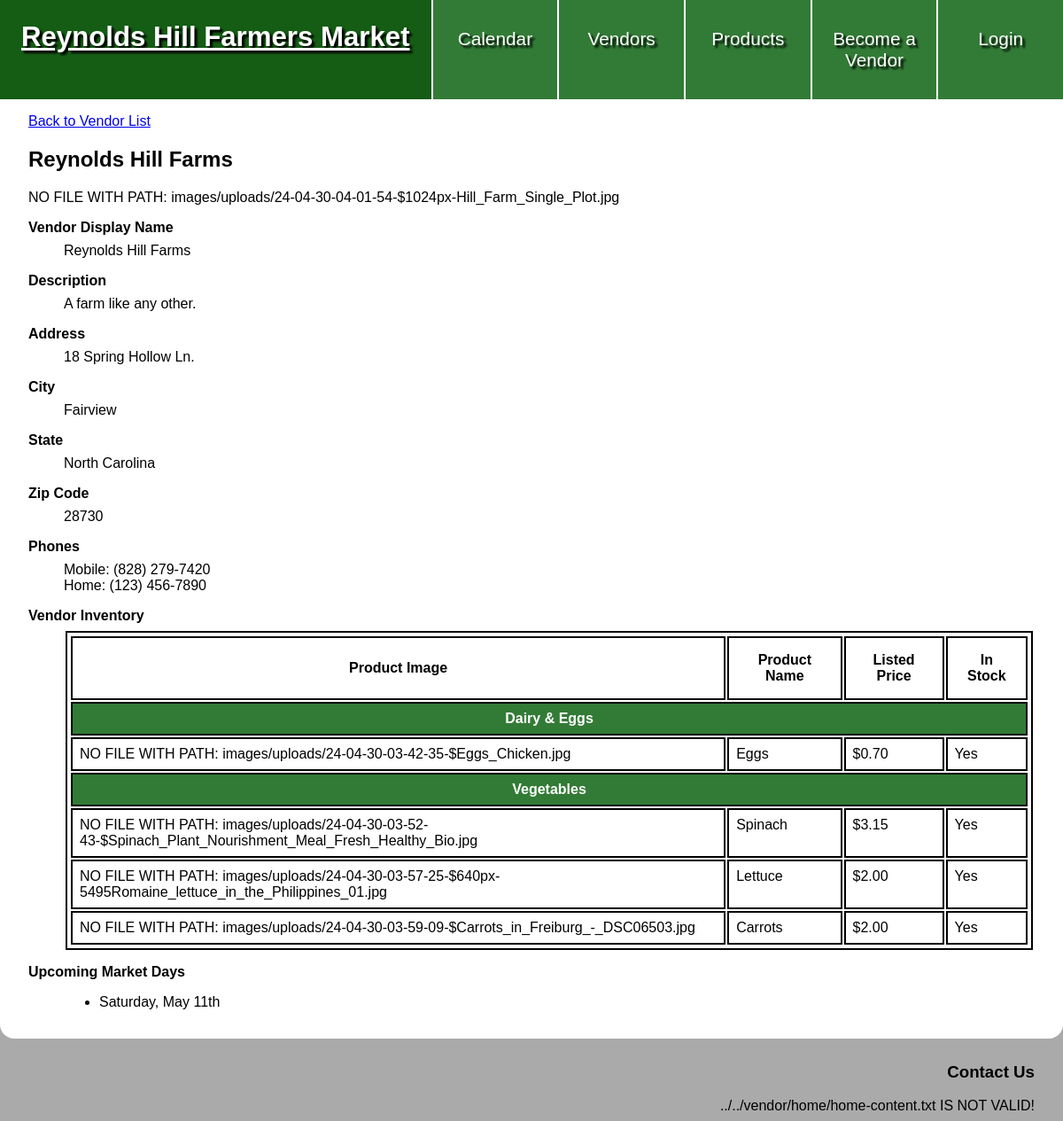
The app's page /vendors/show.php?id=1 with its own data.
### tables this page shows
CREATE TABLE `vendors` (
  `vendor_id` int NOT NULL,
  `vd_user_id` int DEFAULT NULL,
  `vendor_display_name` varchar(50) NOT NULL,
  `vendor_desc` text NOT NULL,
  `address` varchar(255) NOT NULL,
  `city` varchar(255) NOT NULL,
  `vd_state_id` int NOT NULL,
  `zip` int NOT NULL,
  `is_pending` tinyint(1) NOT NULL
);

CREATE TABLE `images` (
  `image_id` int NOT NULL,
  `im_user_id` int NOT NULL,
  `content` varchar(255) NOT NULL,
  `upload_date` datetime NOT NULL DEFAULT CURRENT_TIMESTAMP,
  `alt_text` text,
  `im_vendor_id` int DEFAULT NULL,
  `im_product_id` int DEFAULT NULL,
  `image_purpose` varchar(255) DEFAULT NULL
);

CREATE TABLE `states` (
  `state_id` int NOT NULL,
  `state_name` varchar(50) NOT NULL
);

CREATE TABLE `phone_numbers` (
  `phone_id` int NOT NULL,
  `ph_vendor_id` int NOT NULL,
  `phone_number` char(10) NOT NULL,
  `phone_type` enum('home','mobile','work') NOT NULL
);

CREATE TABLE `vendor_inventory` (
  `inventory_id` int NOT NULL,
  `inv_vendor_id` int NOT NULL,
  `inv_product_id` int NOT NULL,
  `listing_price` decimal(10,2) DEFAULT NULL,
  `in_stock` tinyint(1) NOT NULL
);

CREATE TABLE `products` (
  `product_id` int NOT NULL,
  `prd_category_id` int NOT NULL,
  `product_name` varchar(50) NOT NULL
);

CREATE TABLE `calendar` (
  `calendar_id` int NOT NULL,
  `date` date NOT NULL
);

### private/classes/Vendor.class.php (called while the page is built, shortened)
<?php
class Vendor extends DatabaseObject
{
  static protected $table_name = 'vendors';
  public $vendor_id;
  public $vd_state_id;
  public function __construct($args = [])
  {
    $this->vd_state_id = $args['vd_state_id'] ?? '';
  }
  public function populate_state()
  {
    $sql = "SELECT state_name ";
    $sql .= "FROM states ";
    $sql .= "WHERE state_id = " . $this->vd_state_id . ";";
    $result = self::$database->query($sql);
  }
  public function populate_phones()
  {
    $sql = "SELECT phone_id, phone_number, phone_type ";
    $sql .= "FROM phone_numbers ";
    $sql .= "WHERE ph_vendor_id =" . $this->vendor_id . ";";
    $result = self::$database->query($sql);
    while ($row = $result->fetch_assoc()) {
      foreach ($row as $property => $value) {
        if ($property === 'phone_id') {
          $phone_id = $value;
        } elseif ($property === 'phone_number') {
          $phone_number = $value;
        } elseif ($property === 'phone_type') {
          $phone_type = $value;
        }
      }
    }
  }
  public function populate_dates()
  {
    $this->listed_dates = CalendarDate::find_by_vendor($this->vendor_id);
  }
  public function populate_inventory()
  {
    $this->vendor_inventory = VendorInventory::find_by_vendor($this->vendor_id);
  }
  static public function populate_full($vendor_id)
  {
    $sql = "SELECT * FROM " . static::$table_name . " ";
    $sql .= "WHERE vendor_id = " . $vendor_id . ";";
    $vendor_object = static::find_by_sql($sql)[0];
    $vendor_object->populate_state();
    $vendor_object->populate_phones();
    $vendor_object->populate_inventory();
    $vendor_object->populate_dates();
    return $vendor_object;
  }
}

### private/classes/DatabaseObject.class.php (called while the page is built, shortened)
<?php
class DatabaseObject {
  static protected $database;
  static public function set_database($database) {
    self::$database = $database;
  }
  static public function find_by_sql($sql) {
    $result = self::$database->query($sql);
    $object_array = [];
    while($record = $result->fetch_assoc()) {
      $object_array[] = static::instantiate($record);
    }
    if(count($object_array) > 0){
      return $object_array;
    } else {
      return false;
    }
  }
  static protected function instantiate($record) {
    $object = new static;
    foreach($record as $property => $value) {
      if(property_exists($object, $property)) {
        $object->$property = $value;
      }
    }
    return $object;
  }
}
?>

### private/classes/Product.class.php (called while the page is built, shortened)
<?php
class Product extends DatabaseObject {
  static public function find_by_id($product_id) {
    $sql = "SELECT p.product_id, p.prd_category_id, c.category_name, p.product_name ";
    $sql .= "FROM products p, product_categories c ";
    $sql .= "WHERE p.prd_category_id = c.category_id ";
    $sql .= "AND p.product_id = '" . $product_id . "';";
    $result = static::find_by_sql($sql);
    if($result){
      return $result[0];
    } else {
      return false;
    }
  }
}
?>

### private/classes/CalendarDate.class.php (called while the page is built, shortened)
<?php
class CalendarDate extends DatabaseObject {
  static public function find_date_by_sql($sql) {
    $result = self::$database->query($sql);
    $object_array = [];
    while($row = $result->fetch_assoc()) {
      $object = new static;
      foreach($row as $property => $value) {
        if(property_exists($object, $property)) {
          $object->$property = $value;
        }
      }
    $object_array[$object->calendar_id] = $object;
    }
    return $object_array;
  }
  static public function find_by_vendor($vendor_id) {
    $sql = "SELECT c.calendar_id, c.date ";
    $sql .= "FROM calendar c, calendar_listing li ";
    $sql .= "WHERE c.calendar_id = li.li_calendar_id ";
    $sql .= "AND li.li_vendor_id = " . $vendor_id . " ";
    $sql .= "AND c.date >= '" . date("Y-m-d") . "';";
    return static::find_date_by_sql($sql);
  }
}
?>

### public/vendors/show.php (the view, shortened to what this page needs)
<?php
$vendor_id = h($_GET['id']);
$vendor = Vendor::populate_full($vendor_id);
$vendor_images = Image::find_by_vendor($vendor_id);
if ($vendor_images) {
  $profile_images = Image::filter_by_purpose($vendor_images, "profile");
  $inventory_images = Image::filter_by_purpose($vendor_images, "inventory");
  if ($inventory_images) {
    $inventory_images_by_product_id = [];
    foreach ($inventory_images as $image) {
      $inventory_images_by_product_id[$image->im_product_id] = $image;
    }
  }
}
?>
<?php include(SHARED_PATH . '/public_header.php'); ?>
<main class="show">
  <a href="<?php echo url_for('vendors.php'); ?>">Back to Vendor List</a>
  <h2><?php echo $vendor->vendor_display_name; ?></h2>
  <?php
  if (isset($profile_images)) {
    foreach ($profile_images as $profile_image) {
      $profile_image->print_image(600, 400);
    }
  }
  ?>
  <dl>
    <dt>Vendor Display Name</dt>
    <dd><?php echo $vendor->vendor_display_name; ?></dd>
    <dt>Description</dt>
    <dd><?php echo (!is_blank($vendor->vendor_desc)) ? $vendor->vendor_desc : 'This vendor does not currently have a description.'; ?></dd>
    <dt>Address</dt>
    <dd><?php echo $vendor->address; ?></dd>
    <dt>City</dt>
    <dd><?php echo $vendor->city; ?></dd>
    <dt>State</dt>
    <dd><?php echo $vendor->state; ?></dd>
    <dt>Zip Code</dt>
    <dd><?php echo $vendor->zip; ?></dd>
    <dt>Phones</dt>
    <?php
    if (count($vendor->phone_numbers) > 0) {
      foreach ($vendor->phone_numbers as $phone) {
        echo "<dd>" . ucwords($phone['phone_type']) . ": " . Vendor::phone_to_string($phone['phone_number']) . "</dd>";
      }
    } else {
      echo '<dd>This vendor does not currently have any listed phone numbers.</dd>';
    }
    ?>
    <dt>Vendor Inventory</dt>
    <dd>
      <?php
      if ($vendor->vendor_inventory) {
        $sorted_inventory_array = VendorInventory::sort_into_categories($vendor->vendor_inventory);
        VendorInventory::create_products_table($sorted_inventory_array, $inventory_images_by_product_id ?? []);
      } else {
        echo '<p>This vendor does not currently have any listed inventory.</p>';
      }
      ?>
    </dd>
    <dt>Upcoming Market Days</dt>
    <dd>
      <ul>
        <?php
        if (count($vendor->listed_dates) > 0) {
          foreach ($vendor->listed_dates as $listed_date) {
            echo "<li>" . $listed_date->print_date() . "</li>";
          }
        } else {
          echo '<p>This vendor has not currently marked themselves as attending any market days.</p>';
        }
        ?>
      </ul>
    </dd>
  </dl>
</main>
<?php include(SHARED_PATH . '/public_footer.php'); ?>

### private/classes/Image.class.php (shortened to what this page needs)
<?php
class Image extends DatabaseObject {
  static protected $table_name = 'images';
  public $content;
  static public $public_image_path = 'images/uploads/';
  static public function find_by_vendor($vendor_id) {
    $sql = "SELECT * FROM " . static::$table_name . " ";
    $sql .= "WHERE im_vendor_id = '" . $vendor_id . "';";
    return static::find_by_sql($sql);
  }
  public function print_image($max_width, $max_height, $grow=true) {
    if(!file_exists(path_to_public() . Image::$public_image_path . $this->content)) {
      echo "NO FILE WITH PATH: " . path_to_public() . Image::$public_image_path . $this->content;
      return false;}
  }
  static public function filter_by_purpose($image_array, $purpose) {
    $filtered_images = [];
    foreach($image_array as $image) {
      if($image->image_purpose == $purpose) {
        $filtered_images[] = $image;
      }
    }
    if(count($filtered_images) > 0) {
      return $filtered_images;
    } else {
      return false;
    }
  }
}

### private/classes/VendorInventory.class.php (shortened to what this page needs)
<?php
class VendorInventory extends DatabaseObject {
  static protected $table_name = 'vendor_inventory';
  public $inv_product_id;
  public function populate_product(){
    $this->product = Product::find_by_id($this->inv_product_id);
  }
  static public function find_by_vendor($vendor_id){
    $sql = "SELECT * FROM " . static::$table_name . " ";
    $sql .= "WHERE inv_vendor_id = '" . $vendor_id . "';";
    $obj_array = static::find_by_sql($sql);
    if(!empty($obj_array)) {
      foreach($obj_array as $vendorInventory){
        $vendorInventory->populate_product();
      }
      return $obj_array;
    } else {
      return false;
    }
  }
  static public function create_products_table($sorted_inventory_array, $inventory_images_by_product_id = []) {
    $has_images = false;
    if(count($inventory_images_by_product_id) > 0) {
      $has_images = true;
    }
    echo "<table>";
    echo "<tr>";
    if($has_images) {
      echo "<th>Product Image</th>";
    }
    echo "<th>Product Name</th>";
    echo "<th>Listed Price</th>";
    echo "<th>In Stock</th>";
    echo "</tr>";
    foreach($sorted_inventory_array as $category => $products){
      echo "<tr>";
      echo '<td class="product-category" colspan="'. (($has_images) ? 4 : 3) .'">' . $category . '</td>';
      echo "</tr>";
      foreach($products as $inventory_listing) {
        echo "<tr>";
        if($has_images) {
          echo "<td>";
          if(array_key_exists($inventory_listing->inv_product_id, $inventory_images_by_product_id)) {
            $inventory_images_by_product_id[$inventory_listing->inv_product_id]->print_image(200, 200);
          }
          echo "</td>";
        }
        echo "<td>" . $inventory_listing->product->product_name . "</td>";
        echo "<td>$" . $inventory_listing->listing_price . "</td>";
        echo "<td>" . ($inventory_listing->in_stock ? "Yes" : "No") . "</td>";
        echo "</tr>";
      }
    }
    echo "</table>";
  }
}
?>

### public/css/styles.css (style rules this page uses)
* { box-sizing: border-box; }
html { font: 16px Verdana, Geneva, Tahoma, sans-serif; }
body { background-color: #aaa; margin: 0; }
main { padding: 1rem 2rem; }
table, th, td, caption { border: 2px solid black; margin: 2px; padding: 2px; }
table { margin-top: .5rem; }
th { margin-top: 0; min-width: 60px; }
main:not(#calendar) th { padding: 1rem; }
td { padding: 2px 6px; vertical-align: top; }
dt { font-weight: bold; margin: 1rem 0 .5rem; }
.show td { padding: .5rem; }
.product-category { background-color: #327b36; color: #fff; font-weight: bold; text-align: center; }

### records on screen
vendors: vendor_display_name "Reynolds Hill Farms", vendor_desc "A farm like any other.", address "18 Spring Hollow Ln.", city "Fairview", zip "28730"
images: content "24-04-30-04-01-54-$1024px-Hill_Farm_Single_Plot.jpg"
states: state_name "North Carolina"
phone_numbers: phone_type "Mobile", phone_number "(828) 279-7420"
phone_numbers: phone_type "Home", phone_number "(123) 456-7890"
vendor_inventory: inv_product.product_name "Eggs", listing_price "0.70", in_stock "Yes"
images: content "24-04-30-03-42-35-$Eggs_Chicken.jpg"
vendor_inventory: inv_product.product_name "Spinach", listing_price "3.15", in_stock "Yes"
images: content "24-04-30-03-52-43-$Spinach_Plant_Nourishment_Meal_Fresh_Healthy_Bio.jpg"
vendor_inventory: inv_product.product_name "Lettuce", listing_price "2.00", in_stock "Yes"
images: content "24-04-30-03-57-25-$640px-5495Romaine_lettuce_in_the_Philippines_01.jpg"
vendor_inventory: inv_product.product_name "Carrots", listing_price "2.00", in_stock "Yes"
images: content "24-04-30-03-59-09-$Carrots_in_Freiburg_-_DSC06503.jpg"
calendar: date "Saturday, May 11th"

### other values on screen
$category "Dairy & Eggs"
$category "Vegetables"
$filepath "../../vendor/home/home-content.txt"
